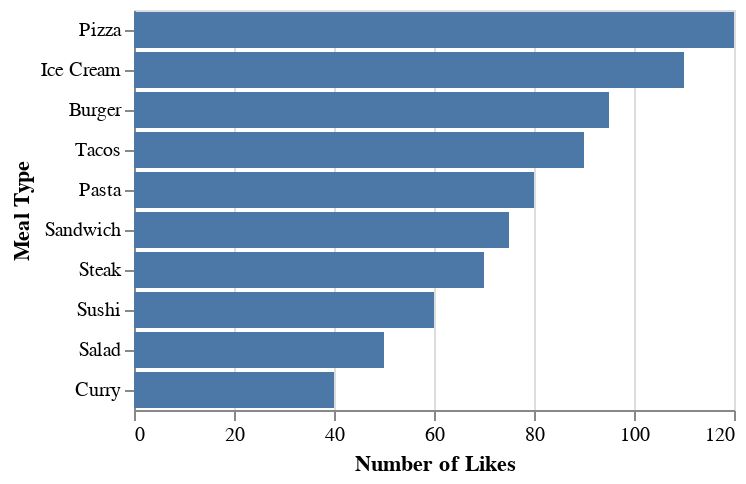

This figure's notebook cell:
### Code cell
chart = alt.Chart(df).mark_bar(
).encode(
    y=alt.Y('Meal Type', sort='-x'),
    x=alt.X('Number of Likes')
)

chart

### Figure 1 — Vega-Lite specification as saved in the notebook (floating-point values rounded to 4 significant figures)
{"config": {"view": {"continuousWidth": 300, "continuousHeight": 300}}, "data": {"name": "data-9187503ac3d3dc67af67b51825ba4897"}, "mark": {"type": "bar"}, "encoding": {"x": {"field": "Number of Likes", "type": "quantitative"}, "y": {"field": "Meal Type", "sort": "-x", "type": "nominal"}}, "$schema": "https://vega.github.io/schema/vega-lite/v5.20.1.json", "datasets": {"data-9187503ac3d3dc67af67b51825ba4897": [{"Meal Type": "Pizza", "Number of Likes": 120}, {"Meal Type": "Burger", "Number of Likes": 95}, {"Meal Type": "Pasta", "Number of Likes": 80}, {"Meal Type": "Sushi", "Number of Likes": 60}, {"Meal Type": "Salad", "Number of Likes": 50}, {"Meal Type": "Steak", "Number of Likes": 70}, {"Meal Type": "Tacos", "Number of Likes": 90}, {"Meal Type": "Ice Cream", "Number of Likes": 110}, {"Meal Type": "Curry", "Number of Likes": 40}, {"Meal Type": "Sandwich", "Number of Likes": 75}]}}
